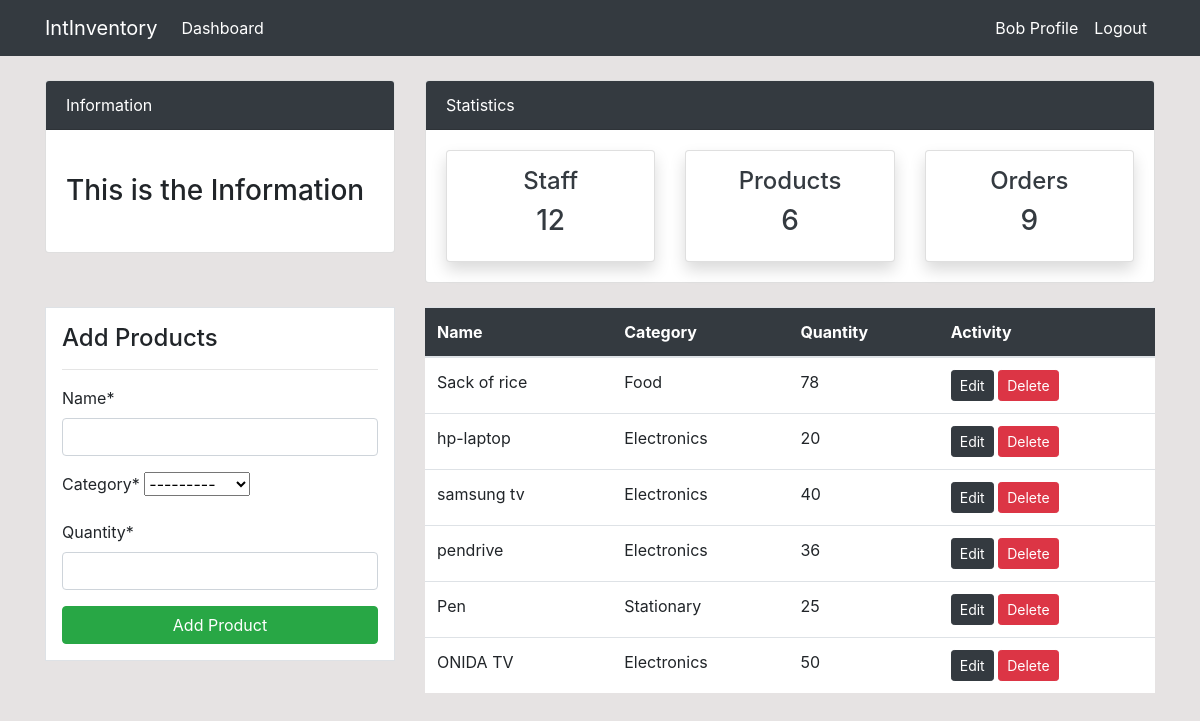
The app's page /product/ (signed in) with its own data.
### dashboard/models.py (models this page shows, shortened)
class Product(models.Model):
    name = models.CharField(max_length=100, null=True)
    category = models.CharField(max_length=20, choices=CATEGORY, null=True)
    quantity = models.PositiveIntegerField(null=True)
    class Meta:
        verbose_name_plural = "Product"

### dashboard/views.py (the view)
# urls.py: path('product/', views.product, name='dashboard-product'),
@login_required(login_url="user-login")
def product(request):
    items = Product.objects.all()
    product_count = items.count()
    workers_count  = User.objects.all().count()
    orders_count = Order.objects.all().count()
    if request.method == 'POST':
        form = ProductForm(request.POST)
        if form.is_valid():
            form.save()
            product_name = form.cleaned_data.get('name')
            messages.success(request, f'{product_name} has been added')
            return redirect('dashboard-product')
    else:
        form = ProductForm()
    context = {
        'items': items,
        'form' : form,
        'workers_count':workers_count,
        'orders_count': orders_count,
        'product_count': product_count
    }
    return render(request, 'dashboard/product.html', context)

### dashboard/forms.py
class ProductForm(forms.ModelForm):
    class Meta:
        model = Product
        fields = ['name','category','quantity']

### templates/dashboard/product.html (shortened to what this page needs)
{% extends 'partials/base.html' %}
{% block content %}
{% include 'partials/topnav.html' %}
{% load crispy_forms_tags %}
<div class="container">
    <div class="row my-4">
        <div class="col-md-4">
            <div class="border bg-white p-3">
                <h4>Add Products</h4>
                <hr>
                <form method="POST">
                    {{ form|crispy }}
                    <input class="btn btn-success btn-block" type="submit" value="Add Product">
                </form>
            </div>
        </div>
        <div class="col-md-8">
            <table class="table bg-white">
                <thead class="bg-dark">
                    <tr class="text-white">
                        <th scope="col">Name</th>
                        <th scope="col">Category</th>
                        <th scope="col">Quantity</th>
                        <th scope="col">Activity</th>
                    </tr>
                </thead>
                <tbody>
                    {% for item in items %}
                    <tr>
                        <td>{{ item.name }}</td>
                        <td>{{ item.category }}</td>
                        <td>{{ item.quantity }}</td>
                        <td>
                            <a class="btn btn-dark btn-sm" href="{%url 'dashboard-product-update' item.id %}">Edit</a>
                            <a class="btn btn-danger btn-sm" href="{%url 'dashboard-product-delete' item.id %}">Delete</a>
                        </td>
                    </tr>
                    {% endfor %}
                </tbody>
            </table>
        </div>
    </div>
</div>
{% endblock %}

### templates/partials/nav.html (shortened to what this page needs)
<nav class="navbar navbar-expand-lg navbar-info bg-dark">
    {% if user.is_authenticated %}
    <div class="container">
        <a class="navbar-brand text-white" href="index.html">IntInventory</a>
        <div class="collapse navbar-collapse" id="navbarSupportedContent">
            <ul class="navbar-nav mr-auto">
                <li class="nav-item active">
                    <a class="nav-link text-white" href="{% url 'dashboard-index' %}">Dashboard </a>
                </li>
            </ul>
            <ul class="navbar-nav ml-auto">
                <li class="nav-item active">
                    <a class="nav-link text-white" href="{% url 'user-profile' %}">{{ user.username }} Profile </a>
                </li>
                <li class="nav-item">
                    <a class="nav-link text-white" href="{% url 'user-logout' %}">Logout</a>
                </li>
            </ul>
            {% endif %}
        </div>
    </div>
</nav>

### static/style.css (style rules this page uses)
body { background: rgb(230, 227, 227); }

### records on screen
Product: name "Sack of rice", category "Food", quantity "78"
Product: name "hp-laptop", category "Electronics", quantity "20"
Product: name "samsung tv", category "Electronics", quantity "40"
Product: name "pendrive", category "Electronics", quantity "36"
Product: name "Pen", category "Stationary", quantity "25"
Product: name "ONIDA TV", category "Electronics", quantity "50"

### other values on screen
{{ user.username }} "Bob"
{{ workers_count }} "12"
{{ product_count }} "6"
{{ orders_count }} "9"
